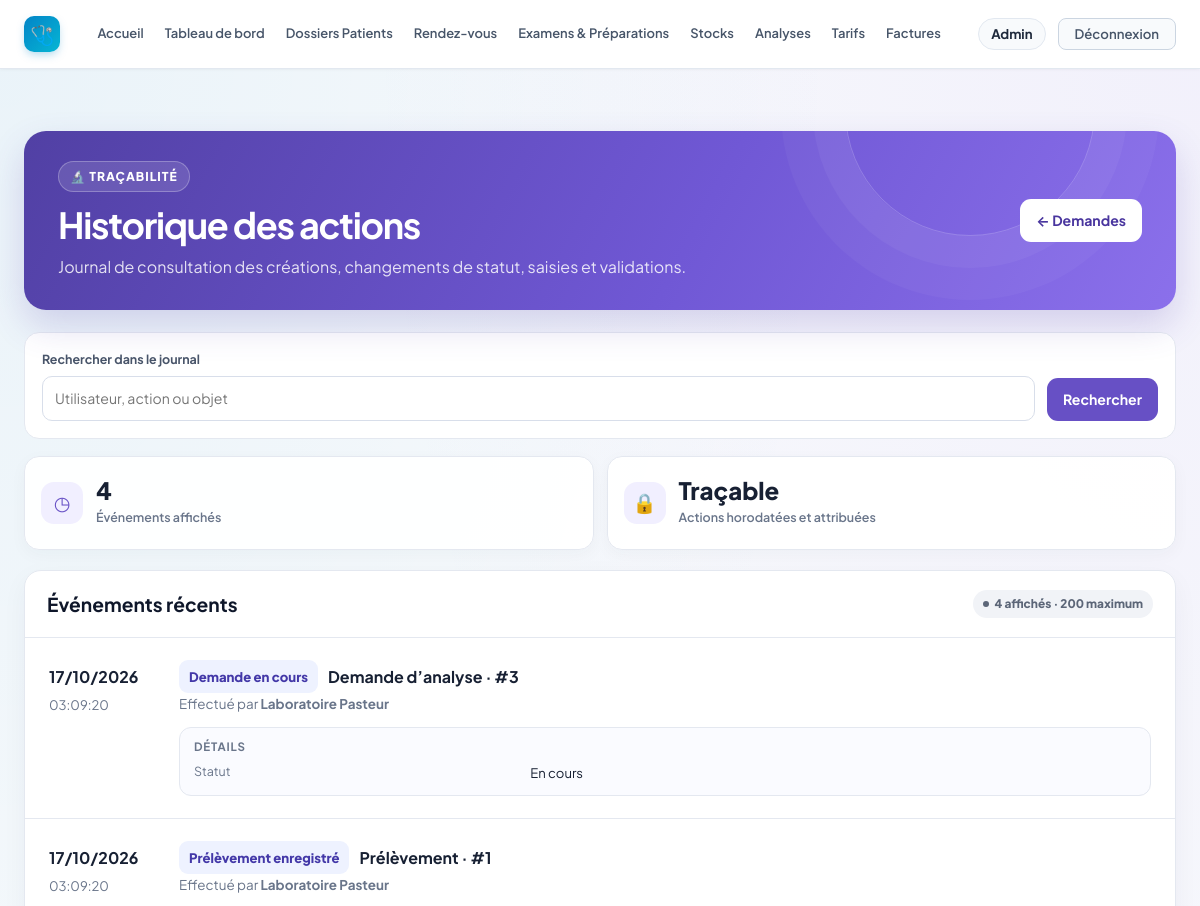
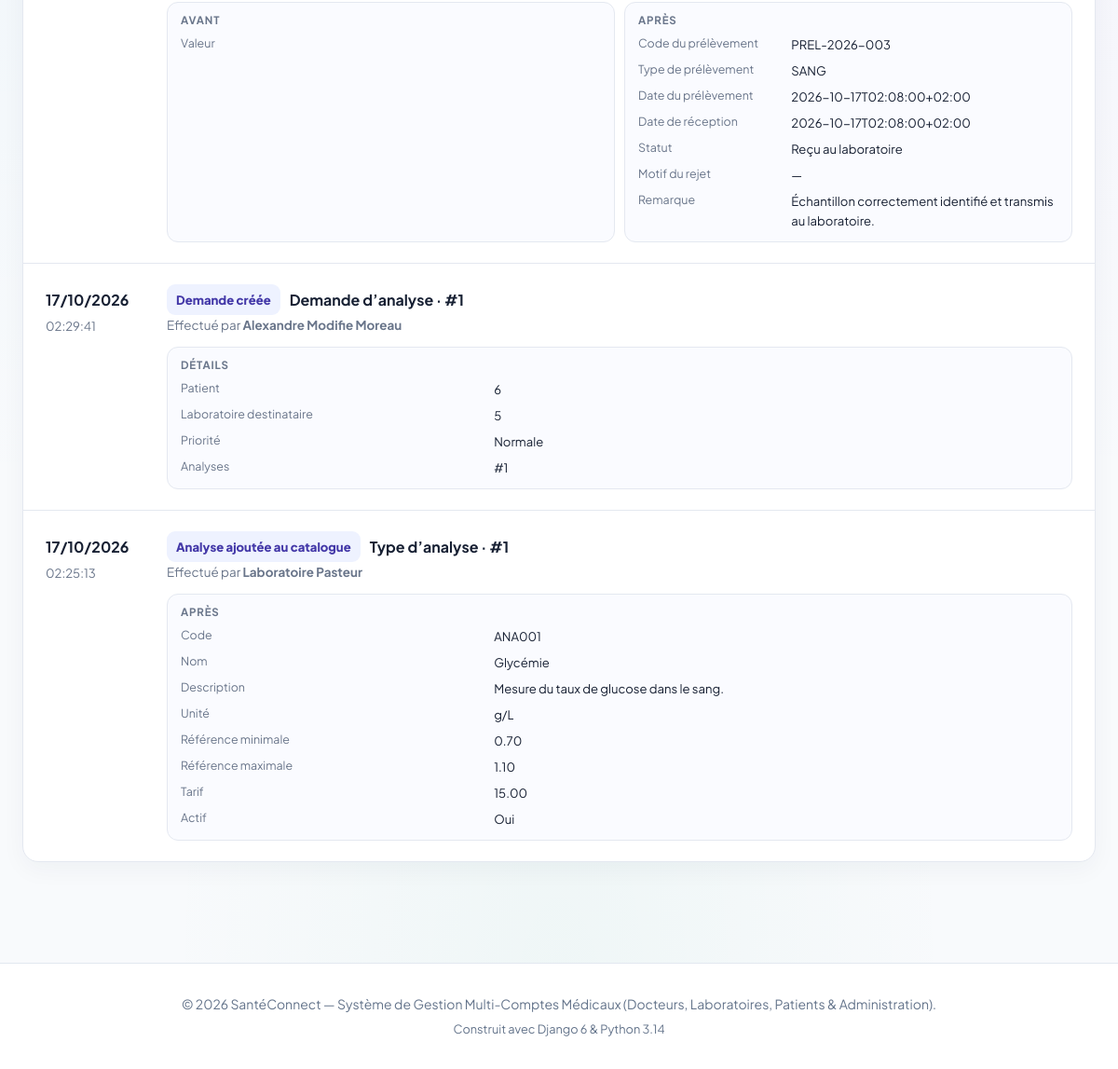
Screenshot of /laboratoire/historique/ (signed in) with the database file from the repository (2 pictures, top to bottom).
### accounts/models.py (models this page shows, shortened)
class User(AbstractUser):
    class Role(models.TextChoices):
        ADMIN = 'ADMIN', 'Administrateur'
        DOCTEUR = 'DOCTEUR', 'Docteur'
        LABORATOIRE = 'LABORATOIRE', 'Laboratoire'
        PATIENT = 'PATIENT', 'Patient'
    role = models.CharField(
        max_length=20,
        choices=Role.choices,
        default=Role.PATIENT,
        verbose_name="Rôle utilisateur"
    )
    phone = models.CharField(max_length=25, blank=True, null=True, verbose_name="Téléphone")
    address = models.CharField(max_length=255, blank=True, null=True, verbose_name="Adresse")
    city = models.CharField(max_length=100, blank=True, null=True, verbose_name="Ville")
    is_verified = models.BooleanField(
        default=False,
        verbose_name="Compte certifié / validé",
        help_text="Coché par l'administrateur pour valider l'activité d'un docteur ou laboratoire."
    )
    objects = CustomUserManager()
    class Meta:
        verbose_name = "Utilisateur"
        verbose_name_plural = "Tous les Utilisateurs"
    @property
    def is_doctor(self):
        return self.role == self.Role.DOCTEUR
    @property
    def is_laboratory(self):
        return self.role == self.Role.LABORATOIRE
    @property
    def is_patient(self):
        return self.role == self.Role.PATIENT
    @property
    def is_admin_user(self):
        return self.role == self.Role.ADMIN or self.is_superuser

### laboratoire/models.py (models this page shows, shortened)
class HistoriqueAction(models.Model):
    utilisateur = models.ForeignKey(
        settings.AUTH_USER_MODEL, on_delete=models.SET_NULL, null=True, blank=True,
        related_name="actions_laboratoire", verbose_name="Utilisateur",
    )
    type_action = models.CharField("Action", max_length=40)
    objet_concerne = models.CharField("Objet concerné", max_length=80)
    objet_id = models.PositiveBigIntegerField("Identifiant de l’objet", null=True, blank=True)
    date_action = models.DateTimeField("Date de l’action", auto_now_add=True)
    details = models.JSONField("Détails", default=dict, blank=True)
    class Meta:
        ordering = ["-date_action", "-pk"]
        verbose_name = "Action de laboratoire"
        verbose_name_plural = "Historique des actions"

### laboratoire/views.py (the view, shortened to what this page needs)
# urls.py: path("historique/", views.historique, name="historique"),
@consultation_requise
def historique(request):
    if not (request.user.is_laboratory or request.user.is_admin_user):
        messages.error(request, "L’historique est réservé au laboratoire et à l’administration.")
        return redirect("laboratoire:demande_list")
    actions = HistoriqueAction.objects.select_related("utilisateur")
    q = request.GET.get("q", "").strip()
    actions = list(actions[:200])
    for action in actions:
        _prepare_history_action(action)
    return render(request, "laboratoire/historique.html", {
        "actions": actions,
        "action_count": len(actions),
        "q": q,
    })

### laboratoire/permissions.py (called while the page is built)
def can_view_requests(user):
    return user.is_authenticated and (
        user.is_laboratory or user.is_doctor or user.is_admin_user
    )

def role_required(check, message):
    def decorator(view):
        @wraps(view)
        def wrapped(request, *args, **kwargs):
            if not request.user.is_authenticated:
                return redirect_to_login(request.get_full_path())
            if not check(request.user):
                messages.error(request, message)
                return redirect("dashboard")
            return view(request, *args, **kwargs)
        return wrapped
    return decorator

### laboratoire/templates/laboratoire/historique.html (shortened to what this page needs)
{% extends "base.html" %}
{% load static %}
{% block extra_css %}<link rel="stylesheet" href="{% static 'laboratoire/laboratoire.css' %}">{% endblock %}
{% block content %}
<div class="lab-shell">
  <header class="lab-hero">
    <div class="lab-hero__copy">
      <span class="lab-hero__eyebrow">🔬 Traçabilité</span>
      <h1>Historique des actions</h1>
      <p>Journal de consultation des créations, changements de statut, saisies et validations.</p>
    </div>
    <div class="lab-hero__actions"><a class="lab-btn lab-btn--white" href="{% url 'laboratoire:demande_list' %}">← Demandes</a></div>
  </header>
  <form method="get" class="lab-filter lab-history-filter" role="search">
    <div>
      <label for="history-q">Rechercher dans le journal</label>
      <input id="history-q" type="search" name="q" value="{{ q }}" placeholder="Utilisateur, action ou objet">
    </div>
    <button class="lab-btn lab-btn--primary" type="submit">Rechercher</button>
  </form>
  <section class="lab-stats lab-history-stats" aria-label="Résumé du journal">
    <article class="lab-stat"><span class="lab-stat__icon">◷</span><span><strong class="lab-stat__number">{{ action_count }}</strong><span class="lab-stat__label">Événements affichés</span></span></article>
    <article class="lab-stat"><span class="lab-stat__icon">🔒</span><span><strong class="lab-stat__number">Traçable</strong><span class="lab-stat__label">Actions horodatées et attribuées</span></span></article>
  </section>
  <section class="lab-panel">
    <div class="lab-panel__head"><h2>Événements récents</h2><span class="lab-badge lab-badge--neutral">{{ action_count }} affiché{{ action_count|pluralize:"s" }} · 200 maximum</span></div>
    <div class="lab-history-list">
      {% for action in actions %}
        <article class="lab-history-item">
          <div class="lab-history-item__aside">
            <span class="lab-history-item__date">{{ action.date_action|date:"d/m/Y" }}</span>
            <span class="lab-history-item__time">{{ action.date_action|date:"H:i:s" }}</span>
          </div>
          <div class="lab-history-item__main">
            <div class="lab-history-item__heading">
              <span class="lab-history-item__action">{{ action.action_label }}</span>
              <span class="lab-history-item__object">{{ action.object_label }}{% if action.objet_id %} · #{{ action.objet_id }}{% endif %}</span>
            </div>
            <p class="lab-history-item__user">Effectué par <strong>{{ action.actor_label }}</strong></p>
            {% if action.detail_sections %}
              <div class="lab-history-changes">
                {% for section in action.detail_sections %}
                  <section class="lab-history-change">
                    <h3>{{ section.title }}</h3>
                    <dl>
                      {% for item in section.items %}
                        <div><dt>{{ item.label }}</dt><dd>{{ item.value }}</dd></div>
                      {% endfor %}
                    </dl>
                  </section>
                {% endfor %}
              </div>
            {% else %}
              <p class="lab-history-no-details">Aucun détail complémentaire enregistré.</p>
            {% endif %}
          </div>
        </article>
      {% empty %}
        <div class="lab-empty"><span class="lab-empty__icon">🕘</span><h3>Aucune action pour le moment</h3><p>Les opérations effectuées sur les demandes, prélèvements et résultats seront consignées ici.</p></div>
      {% endfor %}
    </div>
  </section>
</div>
{% endblock %}

### templates/base.html (shortened to what this page needs)
{% load static %}
<!DOCTYPE html>
<html lang="fr">
<head>
    <link rel="stylesheet" href="{% static 'css/style.css' %}?v=20261022_1">
    {% block extra_css %}{% endblock %}
</head>
<body>
    <nav class="navbar" id="main-navbar">
        <div class="container navbar-inner">
            <div class="navbar-brand-section">
                <a href="{% url 'home' %}" class="logo-brand" id="brand-logo-link">
                    <span class="logo-icon">🩺</span>
                </a>
            </div>
            <div class="nav-links" id="main-nav-links">
                <a href="{% url 'home' %}" class="nav-item-link" id="nav-home">Accueil</a>
                {% if user.is_authenticated %}
                <a href="{% url 'dashboard' %}" class="nav-item-link" id="nav-dashboard">Tableau de bord</a>
                {% if user.is_admin_user or user.is_doctor %}
                <a href="{% url 'dossiers_patients_list' %}" class="nav-item-link" id="nav-dossiers">Dossiers Patients</a>
                {% endif %}
                {% if user.is_admin_user or user.is_doctor or user.is_patient %}
                <a href="{% url 'rendezvous:rdv_list' %}" class="nav-item-link" id="nav-rendezvous">Rendez-vous</a>
                {% endif %}
                {% if user.is_admin_user or user.is_doctor %}
                <a href="{% url 'examens_list' %}" class="nav-item-link" id="nav-examens">Examens &amp; Préparations</a>
                {% endif %}
                {% if user.is_admin_user or user.is_laboratory or user.is_doctor %}
                <a href="{% url 'stock:dashboard' %}" class="nav-item-link" id="nav-stock">Stocks</a>
                {% endif %}
                {% if user.is_admin_user or user.is_laboratory or user.is_doctor %}
                <a href="{% url 'laboratoire:demande_list' %}" class="nav-item-link" id="nav-laboratoire">Analyses</a>
                {% endif %}
                {% if user.is_admin_user or user.is_staff or user.is_superuser %}
                <a href="{% url 'tarif_list' %}" class="nav-item-link" id="nav-tarifs">Tarifs</a>
                {% if user.is_admin_user or user.is_doctor or user.is_patient %}
                <a href="{% url 'facture_list' %}" class="nav-item-link" id="nav-factures">Factures</a>
                {% endif %}
                {% endif %}
                {% endif %}
            </div>
            <div class="navbar-user-actions" id="nav-user-actions">
                {% if user.is_authenticated %}
                <div class="nav-user-badge" id="nav-user-profile">
                    <a href="{% url 'profile' %}" class="nav-user-name-link" id="nav-profile-edit" title="Mon profil">{{ user.first_name|default:user.username }}</a>
                </div>
                <a href="{% url 'logout' %}" class="nav-logout-btn" id="btn-nav-logout">Déconnexion</a>
                {% else %}
                <a href="{% url 'login' %}" class="btn btn-outline btn-sm" id="btn-nav-login">Connexion</a>
                <a href="{% url 'register' %}" class="btn btn-primary btn-sm" id="btn-nav-register">Créer un compte</a>
                {% endif %}
            </div>
        </div>
    </nav>
    <main style="flex: 1; padding: 24px 0 60px;">
        {% block content %}{% endblock %}
    </main>
    <footer class="footer">
        <div class="container">
            <p>© 2026 SantéConnect — Système de Gestion Multi-Comptes Médicaux (Docteurs, Laboratoires, Patients &
                Administration).</p>
            <p style="margin-top: 6px; font-size: 0.8rem; color: #64748b;">Construit avec Django 6 & Python 3.14</p>
        </div>
    </footer>
</body>
</html>

### rows the page displays
User: first_name "Admin"
HistoriqueAction: date_action "17/10/2026", date_action "03:09:20", action_label "Demande en cours", object_label "Demande d’analyse", objet_id "3", actor_label "Laboratoire Pasteur", title "DÉTAILS", label "Statut", value "En cours"
HistoriqueAction: date_action "17/10/2026", date_action "03:09:20", action_label "Prélèvement enregistré", object_label "Prélèvement", objet_id "1", actor_label "Laboratoire Pasteur", title "AVANT" "APRÈS", label "Valeur" "Code du prélèvement" "Type de prélèvement" "Date du prélèvement" "Date de réception" "Statut" "Motif du rejet" "Remarque", value "PREL-2026-003" "SANG" "2026-10-17T02:08:00+02:00" "2026-10-17T02:08:00+02:00" "Reçu au laboratoire" "—" "Échantillon correctement identifié et transmis au laboratoire."
HistoriqueAction: date_action "17/10/2026", date_action "02:29:41", action_label "Demande créée", object_label "Demande d’analyse", objet_id "1", actor_label "Alexandre Modifie Moreau", title "DÉTAILS", label "Patient" "Laboratoire destinataire" "Priorité" "Analyses", value "6" "5" "Normale" "#1"
HistoriqueAction: date_action "17/10/2026", date_action "02:25:13", action_label "Analyse ajoutée au catalogue", object_label "Type d’analyse", objet_id "1", actor_label "Laboratoire Pasteur", title "APRÈS", label "Code" "Nom" "Description" "Unité" "Référence minimale" "Référence maximale" "Tarif" "Actif", value "ANA001" "Glycémie" "Mesure du taux de glucose dans le sang." "g/L" "0.70" "1.10" "15.00" "Oui"

### other values shown
{{ action_count }} "4"
